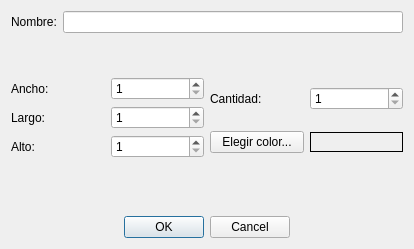
<?xml version="1.0" encoding="UTF-8"?>
<ui version="4.0">
 <class>DialogAddGroup</class>
 <widget class="QDialog" name="DialogAddGroup">
  <property name="geometry">
   <rect>
    <x>0</x>
    <y>0</y>
    <width>414</width>
    <height>249</height>
   </rect>
  </property>
  <property name="windowTitle">
   <string>Añadir grupo</string>
  </property>
  <layout class="QGridLayout" name="gridLayout_2">
   <item row="3" column="1">
    <layout class="QHBoxLayout" name="horizontalLayout_2">
     <item>
      <widget class="QPushButton" name="pushButtonPickColor">
       <property name="text">
        <string>Elegir color...</string>
       </property>
      </widget>
     </item>
     <item>
      <widget class="QLabel" name="labelColor">
       <property name="minimumSize">
        <size>
         <width>40</width>
         <height>0</height>
        </size>
       </property>
       <property name="maximumSize">
        <size>
         <width>16777215</width>
         <height>20</height>
        </size>
       </property>
       <property name="autoFillBackground">
        <bool>false</bool>
       </property>
       <property name="styleSheet">
        <string notr="true"/>
       </property>
       <property name="frameShape">
        <enum>QFrame::Box</enum>
       </property>
       <property name="frameShadow">
        <enum>QFrame::Plain</enum>
       </property>
       <property name="text">
        <string/>
       </property>
       <property name="margin">
        <number>0</number>
       </property>
      </widget>
     </item>
    </layout>
   </item>
   <item row="7" column="0" colspan="2">
    <widget class="QDialogButtonBox" name="buttonBox">
     <property name="standardButtons">
      <set>QDialogButtonBox::Cancel|QDialogButtonBox::Ok</set>
     </property>
     <property name="centerButtons">
      <bool>true</bool>
     </property>
    </widget>
   </item>
   <item row="6" column="0" colspan="2">
    <spacer name="verticalSpacer">
     <property name="orientation">
      <enum>Qt::Vertical</enum>
     </property>
     <property name="sizeHint" stdset="0">
      <size>
       <width>378</width>
       <height>54</height>
      </size>
     </property>
    </spacer>
   </item>
   <item row="2" column="1">
    <layout class="QHBoxLayout" name="horizontalLayout">
     <item>
      <widget class="QLabel" name="label_4">
       <property name="text">
        <string>Cantidad:</string>
       </property>
      </widget>
     </item>
     <item>
      <widget class="QSpinBox" name="spinBoxQuantity">
       <property name="minimum">
        <number>1</number>
       </property>
       <property name="maximum">
        <number>9999</number>
       </property>
      </widget>
     </item>
    </layout>
   </item>
   <item row="0" column="0" colspan="2">
    <layout class="QHBoxLayout" name="horizontalLayout_3">
     <item>
      <widget class="QLabel" name="label_5">
       <property name="text">
        <string>Nombre:</string>
       </property>
      </widget>
     </item>
     <item>
      <widget class="QLineEdit" name="lineEditGroupName"/>
     </item>
    </layout>
   </item>
   <item row="2" column="0" rowspan="2">
    <layout class="QGridLayout" name="gridLayout">
     <item row="2" column="0">
      <widget class="QLabel" name="label_3">
       <property name="text">
        <string>Alto:</string>
       </property>
      </widget>
     </item>
     <item row="1" column="1">
      <widget class="QSpinBox" name="spinBoxLengthY">
       <property name="minimum">
        <number>1</number>
       </property>
       <property name="maximum">
        <number>9999</number>
       </property>
      </widget>
     </item>
     <item row="1" column="0">
      <widget class="QLabel" name="label_2">
       <property name="text">
        <string>Largo:</string>
       </property>
      </widget>
     </item>
     <item row="0" column="1">
      <widget class="QSpinBox" name="spinBoxLengthX">
       <property name="minimum">
        <number>1</number>
       </property>
       <property name="maximum">
        <number>9999</number>
       </property>
      </widget>
     </item>
     <item row="0" column="0">
      <widget class="QLabel" name="label">
       <property name="text">
        <string>Ancho:</string>
       </property>
      </widget>
     </item>
     <item row="2" column="1">
      <widget class="QSpinBox" name="spinBoxLengthZ">
       <property name="minimum">
        <number>1</number>
       </property>
       <property name="maximum">
        <number>9999</number>
       </property>
      </widget>
     </item>
    </layout>
   </item>
   <item row="1" column="0" colspan="2">
    <spacer name="verticalSpacer_2">
     <property name="orientation">
      <enum>Qt::Vertical</enum>
     </property>
     <property name="sizeHint" stdset="0">
      <size>
       <width>20</width>
       <height>40</height>
      </size>
     </property>
    </spacer>
   </item>
  </layout>
 </widget>
 <tabstops>
  <tabstop>spinBoxLengthX</tabstop>
  <tabstop>spinBoxLengthY</tabstop>
  <tabstop>spinBoxLengthZ</tabstop>
  <tabstop>spinBoxQuantity</tabstop>
 </tabstops>
 <resources/>
 <connections>
  <connection>
   <sender>buttonBox</sender>
   <signal>accepted()</signal>
   <receiver>DialogAddGroup</receiver>
   <slot>accept()</slot>
   <hints>
    <hint type="sourcelabel">
     <x>261</x>
     <y>245</y>
    </hint>
    <hint type="destinationlabel">
     <x>326</x>
     <y>247</y>
    </hint>
   </hints>
  </connection>
  <connection>
   <sender>buttonBox</sender>
   <signal>rejected()</signal>
   <receiver>DialogAddGroup</receiver>
   <slot>reject()</slot>
   <hints>
    <hint type="sourcelabel">
     <x>266</x>
     <y>247</y>
    </hint>
    <hint type="destinationlabel">
     <x>328</x>
     <y>279</y>
    </hint>
   </hints>
  </connection>
 </connections>
</ui>
